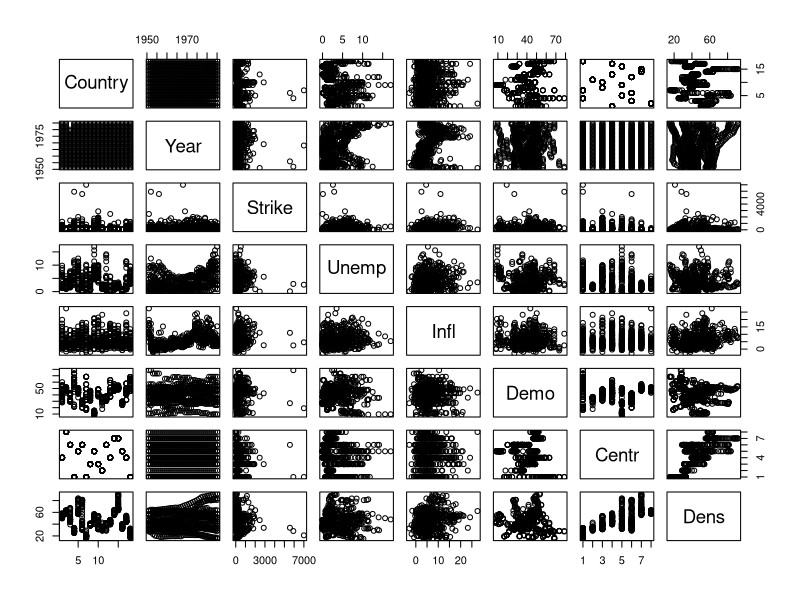

This chart was generated by the following R code:

# load file
strike <- read.csv("strikes_clean.csv")
# encode categoricals as Factors
strike$Centr <- as.factor(strike$Centr)
strike$Country <- as.factor(strike$Country)

# Investigate to look for patterns
summary(strike)
pairs(strike)

# Reason that these should affect strike
M1 = lm(Strike ~ Infl*Centr*Unemp, data = strike)
# anova shows unemp doesn't add much 
anova(M1)
# remove Unemp from M1 to get current model that works well 
M2 = lm(Strike ~ Infl*Centr, data = strike)
# basic model
M0 <- lm(Strike ~ 1, data = strike)
# full model without country - interaction effects
Mfull <- lm(Strike ~ (. - Country)^2 + Country, data = strike)
# forward step model from intercept to full
Mfwd <- step(M0, scope=list(lower=M0, upper=Mfull), direction='forward', trace=FALSE)
# backward step model from full to intercept
Mback <- step(Mfull, scope=list(lower=M0, upper=Mfull), direction='backward', trace=FALSE)
# step model starting from model grenerated from exploration
Mstep <- step(M2, scope=list(lower=M0, upper=Mfull), direction='both', trace=FALSE)


models <- list(M0, M1, M2, Mfwd, Mback, Mstep)


n <- length(strike$Strike)
samp.size <- 400
results <- rep(0, length(models))

for(i in 1:100) {
  # seperate training and test data
  samp <- sample.int(n, size = samp.size)
  strike.train <- strike[samp,]
  strike.test <- strike[-samp,]
  j <- 1
  for(m in models){
    # train model
    m.trn <- update(m, data=strike.train)
    # test model
    results[j] <- results[j] + sum((predict.lm(m, strike.test) - strike.test$Strike)^2)
    j <- j+1
  }
}
